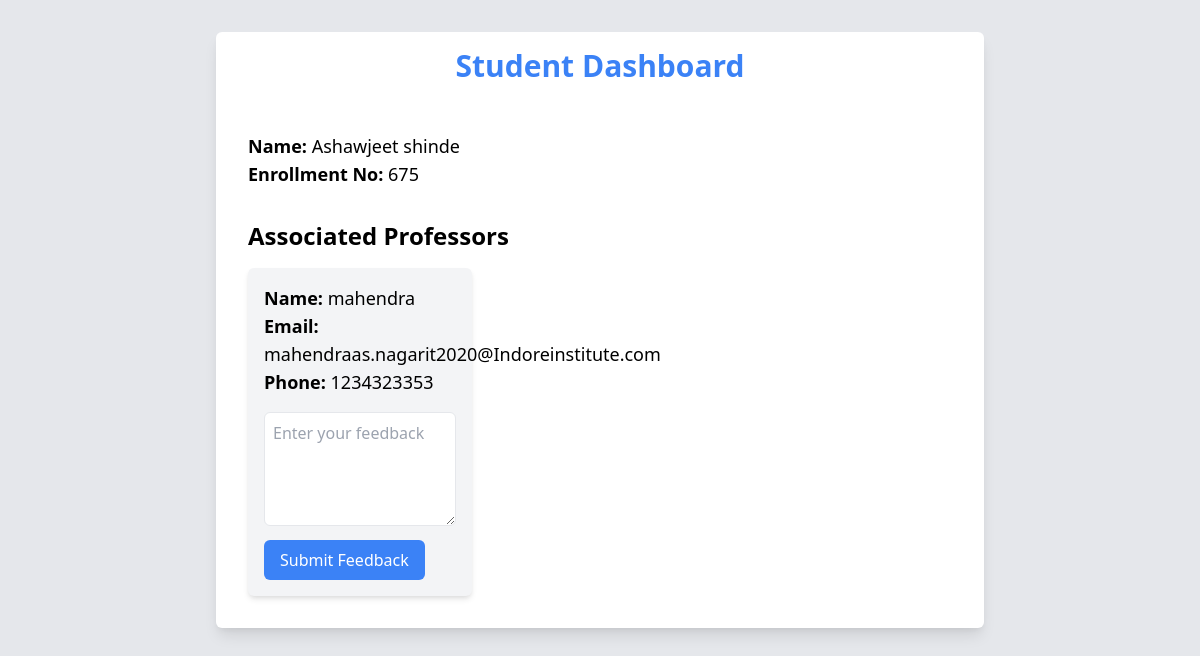
Page /dashboard_student (signed in) on the committed database.
### app.py (models this page shows)
class Student(db.Model):
    id = db.Column(db.Integer, primary_key=True)
    name = db.Column(db.String(255), nullable=False)
    email = db.Column(db.String(255), nullable=False, unique=True)
    password = db.Column(db.String(255), nullable=False)
    enrollment_no = db.Column(db.String(20), nullable=False, unique=True)
    year = db.Column(db.Integer, nullable=False)
    branch = db.Column(db.String(50), nullable=False)
    subsection = db.Column(db.String(10))

class Professor(db.Model):
    id = db.Column(db.Integer, primary_key=True)
    name = db.Column(db.String(255), nullable=False)
    email = db.Column(db.String(255), nullable=False, unique=True)
    password = db.Column(db.String(255), nullable=False)
    phone = db.Column(db.String(15), nullable=False)
    professor_id = db.Column(db.String(10), nullable=False, unique=True)
    professor_year = db.Column(db.Integer, nullable=False)
    branches = db.Column(db.String(255), nullable=False)
    subjects = db.Column(db.String(255), nullable=False)

### app.py (the view)
@app.route('/dashboard_student')
def dashboard_student():
    if 'user_id' in session:
        student_id = session['user_id']
        student = Student.query.get(student_id)
        if student:
            professors = Professor.query.filter(
                Professor.professor_year == student.year,
                Professor.branches.contains(student.branch)
            ).all()
            return render_template('dashboard_student.html', student=student, professors=professors)
        else:
            flash('Student not found.', 'error')
            return redirect(url_for('student_login'))
    else:
        flash('You need to log in first.', 'error')
        return redirect(url_for('student_login'))

### templates/dashboard_student.html (shortened to what this page needs)
<!DOCTYPE html>
<html lang="en">
<head>
    <link href="https://cdn.jsdelivr.net/npm/tailwindcss@2.2.19/dist/tailwind.min.css" rel="stylesheet">
</head>
<body class="font-sans bg-gray-200">
    <div class="container mx-auto mt-8 p-4 bg-white shadow-lg max-w-3xl rounded-md">
        <h1 class="text-3xl font-bold text-center mb-8 text-blue-500">Student Dashboard</h1>
        <div class="p-4">
            <p class="text-lg"><strong>Name:</strong> {{ student.name }}</p>
            <p class="text-lg"><strong>Enrollment No:</strong> {{ student.enrollment_no }}</p>
        </div>
        <div class="p-4">
            <h2 class="text-2xl font-bold mb-4">Associated Professors</h2>
            <div class="grid grid-cols-1 md:grid-cols-2 lg:grid-cols-3 gap-4">
                {% for professor in professors %}
                <div class="bg-gray-100 rounded-md p-4 shadow-md">
                    <p class="text-lg"><strong>Name:</strong> {{ professor.name }}</p>
                    <p class="text-lg"><strong>Email:</strong> {{ professor.email }}</p>
                    <p class="text-lg"><strong>Phone:</strong> {{ professor.phone }}</p>
                    {% if professor.schedule %}
                        {% if professor.schedule == 'Daily' or professor.schedule == student.day_of_week %}
                            <form id="feedbackForm_{{ professor.id }}" class="feedbackForm mt-4">
                                <input type="hidden" name="professor_id" value="{{ professor.id }}">
                                <input type="hidden" name="student_id" value="{{ student.id }}">
                                <textarea name="feedback_text" rows="4" class="w-full p-2 border rounded-md focus:outline-none focus:ring-2 focus:ring-blue-500" placeholder="Enter your feedback"></textarea>
                                <button type="submit" class="mt-2 bg-blue-500 hover:bg-blue-600 text-white px-4 py-2 rounded-md focus:outline-none focus:ring-2 focus:ring-blue-500">Submit Feedback</button>
                            </form>
                        {% else %}
                            <p class="text-lg mt-4 text-red-500">Feedback submission is not allowed based on the schedule.</p>
                        {% endif %}
                    {% else %}
                        <form id="feedbackForm_{{ professor.id }}" class="feedbackForm mt-4">
                            <textarea name="feedback_text" rows="4" class="w-full p-2 border rounded-md focus:outline-none focus:ring-2 focus:ring-blue-500" placeholder="Enter your feedback"></textarea>
                            <button type="submit" class="mt-2 bg-blue-500 hover:bg-blue-600 text-white px-4 py-2 rounded-md focus:outline-none focus:ring-2 focus:ring-blue-500">Submit Feedback</button>
                        </form>
                    {% endif %}
                </div>
                {% endfor %}
            </div>
        </div>
    </div>
</body>
</html>

### rows in the picture
Student: name "Ashawjeet shinde", enrollment_no "675"
Professor: name "mahendra", email "mahendraas.nagarit2020@Indoreinstitute.com", phone "1234323353"
